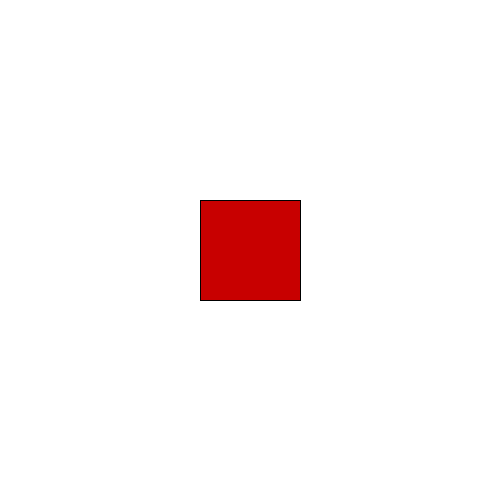
Frame 1 (no input)
Frame 60 (the mouse pressed at the canvas centre just before this capture): identical to frame 1, image omitted
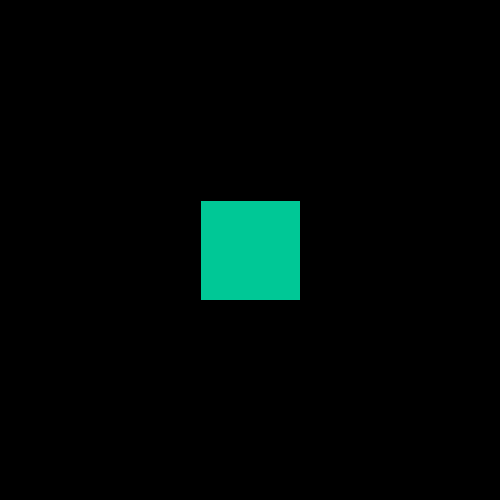
Frame 120 (the mouse held since frame 60 and released just before this capture)

The Processing sketch that drew these frames (run headless with seeded random() and noise(); from frame 60 on, the mouse is pressed at the canvas centre):

// Processing sketch: Mar232018_GraphicsVis
// ── Mar232018_GraphicsVis.pde
Button b;

void setup(){
 size(500,500);
 background(255);
 b = new Button(200,200,100,100);
}

void draw(){
  b.display();
  b.mouseHover();
}

void mouseReleased(){
  background(255);
}

class Button{
  
  float x,y,l,w;
  color c;
  
  Button(){}
  
  Button(float x, float y, float l, float w){
    this.x = x;
    this.y = y;
    this.l = l;
    this.w = w;
  }
  
  void display(){
    rectMode(CORNER);
    fill(200,0,0);
    rect(x,y,l,w);
  }
  
  void mouseHover(){
    if (mouseX > x && mouseX < x+l && mouseY > y && mouseY < y+w){
      fill(0,200,150);
      rect(x,y,l,w);
      
      if (mousePressed == true){
        background(0); 
        fill(0,200,150);
        rect(x,y,l,w);
      }
    }
  }
  
  
}
